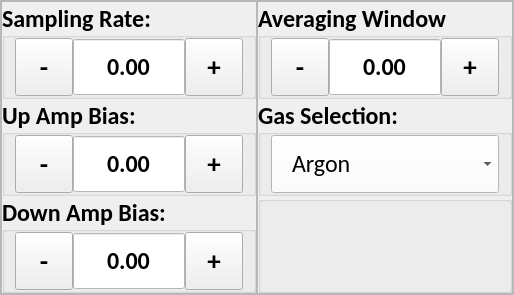
      <widget class="QWidget" name="triple_lang_c_probe">
       <layout class="QVBoxLayout" name="verticalLayout_4">
        <property name="spacing">
         <number>0</number>
        </property>
        <property name="leftMargin">
         <number>0</number>
        </property>
        <property name="topMargin">
         <number>0</number>
        </property>
        <property name="rightMargin">
         <number>0</number>
        </property>
        <property name="bottomMargin">
         <number>0</number>
        </property>
        <item>
         <widget class="QFrame" name="frame_21">
          <property name="frameShape">
           <enum>QFrame::StyledPanel</enum>
          </property>
          <property name="frameShadow">
           <enum>QFrame::Raised</enum>
          </property>
          <layout class="QHBoxLayout" name="horizontalLayout_34">
           <property name="spacing">
            <number>0</number>
           </property>
           <property name="leftMargin">
            <number>0</number>
           </property>
           <property name="topMargin">
            <number>0</number>
           </property>
           <property name="rightMargin">
            <number>0</number>
           </property>
           <property name="bottomMargin">
            <number>0</number>
           </property>
           <item>
            <widget class="QFrame" name="frame_22">
             <property name="frameShape">
              <enum>QFrame::StyledPanel</enum>
             </property>
             <property name="frameShadow">
              <enum>QFrame::Raised</enum>
             </property>
             <layout class="QVBoxLayout" name="verticalLayout_23">
              <property name="spacing">
               <number>0</number>
              </property>
              <property name="leftMargin">
               <number>0</number>
              </property>
              <property name="topMargin">
               <number>0</number>
              </property>
              <property name="rightMargin">
               <number>0</number>
              </property>
              <property name="bottomMargin">
               <number>0</number>
              </property>
              <item>
               <widget class="QGroupBox" name="tlc_sampling_rate_gb">
                <property name="font">
                 <font>
                  <family>Calibri</family>
                  <pointsize>18</pointsize>
                  <weight>75</weight>
                  <bold>true</bold>
                 </font>
                </property>
                <property name="styleSheet">
                 <string notr="true"/>
                </property>
                <property name="title">
                 <string>Sampling Rate:</string>
                </property>
                <property name="alignment">
                 <set>Qt::AlignLeading|Qt::AlignLeft|Qt::AlignVCenter</set>
                </property>
                <layout class="QHBoxLayout" name="horizontalLayout_40">
                 <property name="spacing">
                  <number>0</number>
                 </property>
                 <property name="leftMargin">
                  <number>10</number>
                 </property>
                 <property name="topMargin">
                  <number>0</number>
                 </property>
                 <property name="rightMargin">
                  <number>10</number>
                 </property>
                 <property name="bottomMargin">
                  <number>0</number>
                 </property>
                 <item>
                  <widget class="QToolButton" name="tlc_sampling_rate_minus">
                   <property name="minimumSize">
                    <size>
                     <width>58</width>
                     <height>58</height>
                    </size>
                   </property>
                   <property name="maximumSize">
                    <size>
                     <width>58</width>
                     <height>58</height>
                    </size>
                   </property>
                   <property name="font">
                    <font>
                     <pointsize>20</pointsize>
                     <weight>75</weight>
                     <bold>true</bold>
                    </font>
                   </property>
                   <property name="text">
                    <string>-</string>
                   </property>
                  </widget>
                 </item>
                 <item>
                  <widget class="QDoubleSpinBox" name="tlc_sampling_rate_input">
                   <property name="minimumSize">
                    <size>
                     <width>0</width>
                     <height>58</height>
                    </size>
                   </property>
                   <property name="maximumSize">
                    <size>
                     <width>1000</width>
                     <height>58</height>
                    </size>
                   </property>
                   <property name="font">
                    <font>
                     <family>Calibri</family>
                     <pointsize>18</pointsize>
                    </font>
                   </property>
                   <property name="focusPolicy">
                    <enum>Qt::NoFocus</enum>
                   </property>
                   <property name="layoutDirection">
                    <enum>Qt::LeftToRight</enum>
                   </property>
                   <property name="styleSheet">
                    <string notr="true">QDoubleSpinBox {
	background-color: #FFFFFF;
}</string>
                   </property>
                   <property name="alignment">
                    <set>Qt::AlignCenter</set>
                   </property>
                   <property name="readOnly">
                    <bool>true</bool>
                   </property>
                   <property name="buttonSymbols">
                    <enum>QAbstractSpinBox::NoButtons</enum>
                   </property>
                   <property name="correctionMode">
                    <enum>QAbstractSpinBox::CorrectToPreviousValue</enum>
                   </property>
                   <property name="showGroupSeparator" stdset="0">
                    <bool>false</bool>
                   </property>
                   <property name="decimals">
                    <number>2</number>
                   </property>
                   <property name="minimum">
                    <double>-10000.000000000000000</double>
                   </property>
                   <property name="maximum">
                    <double>10000.000000000000000</double>
                   </property>
                  </widget>
                 </item>
                 <item>
                  <widget class="QToolButton" name="tlc_sampling_rate_plus">
                   <property name="minimumSize">
                    <size>
                     <width>58</width>
                     <height>58</height>
                    </size>
                   </property>
                   <property name="maximumSize">
                    <size>
                     <width>16777215</width>
                     <height>58</height>
                    </size>
                   </property>
                   <property name="font">
                    <font>
                     <pointsize>20</pointsize>
                     <weight>75</weight>
                     <bold>true</bold>
                    </font>
                   </property>
                   <property name="focusPolicy">
                    <enum>Qt::NoFocus</enum>
                   </property>
                   <property name="text">
                    <string>+</string>
                   </property>
                  </widget>
                 </item>
                </layout>
               </widget>
              </item>
              <item>
               <widget class="QGroupBox" name="tlc_up_amp_bias_gb">
                <property name="font">
                 <font>
                  <family>Calibri</family>
                  <pointsize>18</pointsize>
                  <weight>75</weight>
                  <bold>true</bold>
                 </font>
                </property>
                <property name="title">
                 <string>Up Amp Bias:</string>
                </property>
                <property name="alignment">
                 <set>Qt::AlignLeading|Qt::AlignLeft|Qt::AlignVCenter</set>
                </property>
                <layout class="QHBoxLayout" name="horizontalLayout_36">
                 <property name="spacing">
                  <number>0</number>
                 </property>
                 <property name="leftMargin">
                  <number>10</number>
                 </property>
                 <property name="topMargin">
                  <number>0</number>
                 </property>
                 <property name="rightMargin">
                  <number>10</number>
                 </property>
                 <property name="bottomMargin">
                  <number>0</number>
                 </property>
                 <item>
                  <widget class="QToolButton" name="tlc_up_amp_bias_minus">
                   <property name="minimumSize">
                    <size>
                     <width>58</width>
                     <height>58</height>
                    </size>
                   </property>
                   <property name="maximumSize">
                    <size>
                     <width>58</width>
                     <height>58</height>
                    </size>
                   </property>
                   <property name="font">
                    <font>
                     <pointsize>20</pointsize>
                     <weight>75</weight>
                     <bold>true</bold>
                    </font>
                   </property>
                   <property name="text">
                    <string>-</string>
                   </property>
                  </widget>
                 </item>
                 <item>
                  <widget class="QDoubleSpinBox" name="tlc_up_amp_bias_input">
                   <property name="minimumSize">
                    <size>
                     <width>0</width>
                     <height>58</height>
                    </size>
                   </property>
                   <property name="maximumSize">
                    <size>
                     <width>1000</width>
                     <height>58</height>
                    </size>
                   </property>
                   <property name="font">
                    <font>
                     <family>Calibri</family>
                     <pointsize>18</pointsize>
                    </font>
                   </property>
                   <property name="styleSheet">
                    <string notr="true">QDoubleSpinBox {
	background-color: #FFFFFF;
}</string>
                   </property>
                   <property name="alignment">
                    <set>Qt::AlignCenter</set>
                   </property>
                   <property name="readOnly">
                    <bool>true</bool>
                   </property>
                   <property name="buttonSymbols">
                    <enum>QAbstractSpinBox::NoButtons</enum>
                   </property>
                   <property name="correctionMode">
                    <enum>QAbstractSpinBox::CorrectToPreviousValue</enum>
                   </property>
                   <property name="showGroupSeparator" stdset="0">
                    <bool>false</bool>
                   </property>
                   <property name="decimals">
                    <number>2</number>
                   </property>
                   <property name="minimum">
                    <double>-10000.000000000000000</double>
                   </property>
                   <property name="maximum">
                    <double>10000.000000000000000</double>
                   </property>
                  </widget>
                 </item>
                 <item>
                  <widget class="QToolButton" name="tlc_up_amp_bias_plus">
                   <property name="minimumSize">
                    <size>
                     <width>58</width>
                     <height>58</height>
                    </size>
                   </property>
                   <property name="maximumSize">
                    <size>
                     <width>16777215</width>
                     <height>58</height>
                    </size>
                   </property>
                   <property name="font">
                    <font>
                     <pointsize>20</pointsize>
                     <weight>75</weight>
                     <bold>true</bold>
                    </font>
                   </property>
                   <property name="focusPolicy">
                    <enum>Qt::NoFocus</enum>
                   </property>
                   <property name="text">
                    <string>+</string>
                   </property>
                  </widget>
                 </item>
                </layout>
               </widget>
              </item>
              <item>
               <widget class="QGroupBox" name="tlc_down_amp_bias_gb">
                <property name="font">
                 <font>
                  <family>Calibri</family>
                  <pointsize>18</pointsize>
                  <weight>75</weight>
                  <bold>true</bold>
                 </font>
                </property>
                <property name="styleSheet">
                 <string notr="true"/>
                </property>
                <property name="title">
                 <string>Down Amp Bias:</string>
                </property>
                <property name="alignment">
                 <set>Qt::AlignLeading|Qt::AlignLeft|Qt::AlignVCenter</set>
                </property>
                <layout class="QHBoxLayout" name="horizontalLayout_57">
                 <property name="spacing">
                  <number>0</number>
                 </property>
                 <property name="leftMargin">
                  <number>10</number>
                 </property>
                 <property name="topMargin">
                  <number>0</number>
                 </property>
                 <property name="rightMargin">
                  <number>10</number>
                 </property>
                 <property name="bottomMargin">
                  <number>0</number>
                 </property>
                 <item alignment="Qt::AlignTop">
                  <widget class="QToolButton" name="tlc_down_amp_bias_minus">
                   <property name="minimumSize">
                    <size>
                     <width>58</width>
                     <height>58</height>
                    </size>
                   </property>
                   <property name="maximumSize">
                    <size>
                     <width>58</width>
                     <height>58</height>
                    </size>
                   </property>
                   <property name="font">
                    <font>
                     <pointsize>20</pointsize>
                     <weight>75</weight>
                     <bold>true</bold>
                    </font>
                   </property>
                   <property name="text">
                    <string>-</string>
                   </property>
                  </widget>
                 </item>
                 <item alignment="Qt::AlignTop">
                  <widget class="QDoubleSpinBox" name="tlc_down_amp_bias_input">
                   <property name="minimumSize">
                    <size>
                     <width>0</width>
                     <height>58</height>
                    </size>
                   </property>
                   <property name="maximumSize">
                    <size>
                     <width>1000</width>
                     <height>58</height>
                    </size>
                   </property>
                   <property name="font">
                    <font>
                     <family>Calibri</family>
                     <pointsize>18</pointsize>
                    </font>
                   </property>
                   <property name="focusPolicy">
                    <enum>Qt::NoFocus</enum>
                   </property>
                   <property name="layoutDirection">
                    <enum>Qt::LeftToRight</enum>
                   </property>
                   <property name="styleSheet">
                    <string notr="true">QDoubleSpinBox {
	background-color: #FFFFFF;
}</string>
                   </property>
                   <property name="alignment">
                    <set>Qt::AlignCenter</set>
                   </property>
                   <property name="readOnly">
                    <bool>true</bool>
                   </property>
                   <property name="buttonSymbols">
                    <enum>QAbstractSpinBox::NoButtons</enum>
                   </property>
                   <property name="correctionMode">
                    <enum>QAbstractSpinBox::CorrectToPreviousValue</enum>
                   </property>
                   <property name="showGroupSeparator" stdset="0">
                    <bool>false</bool>
                   </property>
                   <property name="decimals">
                    <number>2</number>
                   </property>
                   <property name="minimum">
                    <double>-10000.000000000000000</double>
                   </property>
                   <property name="maximum">
                    <double>10000.000000000000000</double>
                   </property>
                  </widget>
                 </item>
                 <item alignment="Qt::AlignTop">
                  <widget class="QToolButton" name="tlc_down_amp_bias_plus">
                   <property name="minimumSize">
                    <size>
                     <width>58</width>
                     <height>58</height>
                    </size>
                   </property>
                   <property name="maximumSize">
                    <size>
                     <width>16777215</width>
                     <height>58</height>
                    </size>
                   </property>
                   <property name="font">
                    <font>
                     <pointsize>20</pointsize>
                     <weight>75</weight>
                     <bold>true</bold>
                    </font>
                   </property>
                   <property name="focusPolicy">
                    <enum>Qt::NoFocus</enum>
                   </property>
                   <property name="text">
                    <string>+</string>
                   </property>
                  </widget>
                 </item>
                </layout>
               </widget>
              </item>
             </layout>
            </widget>
           </item>
           <item>
            <widget class="QFrame" name="frame_23">
             <property name="frameShape">
              <enum>QFrame::StyledPanel</enum>
             </property>
             <property name="frameShadow">
              <enum>QFrame::Raised</enum>
             </property>
             <layout class="QVBoxLayout" name="verticalLayout_24">
              <property name="spacing">
               <number>0</number>
              </property>
              <property name="leftMargin">
               <number>0</number>
              </property>
              <property name="topMargin">
               <number>0</number>
              </property>
              <property name="rightMargin">
               <number>0</number>
              </property>
              <property name="bottomMargin">
               <number>0</number>
              </property>
              <item>
               <widget class="QGroupBox" name="tlc_avg_window_gb">
                <property name="font">
                 <font>
                  <family>Calibri</family>
                  <pointsize>18</pointsize>
                  <weight>75</weight>
                  <bold>true</bold>
                 </font>
                </property>
                <property name="styleSheet">
                 <string notr="true"/>
                </property>
                <property name="title">
                 <string>Averaging Window</string>
                </property>
                <property name="alignment">
                 <set>Qt::AlignLeading|Qt::AlignLeft|Qt::AlignVCenter</set>
                </property>
                <layout class="QHBoxLayout" name="horizontalLayout_50">
                 <property name="spacing">
                  <number>0</number>
                 </property>
                 <property name="leftMargin">
                  <number>10</number>
                 </property>
                 <property name="topMargin">
                  <number>0</number>
                 </property>
                 <property name="rightMargin">
                  <number>10</number>
                 </property>
                 <property name="bottomMargin">
                  <number>0</number>
                 </property>
                 <item>
                  <widget class="QToolButton" name="tlc_avg_window_minus">
                   <property name="minimumSize">
                    <size>
                     <width>58</width>
                     <height>58</height>
                    </size>
                   </property>
                   <property name="maximumSize">
                    <size>
                     <width>58</width>
                     <height>58</height>
                    </size>
                   </property>
                   <property name="font">
                    <font>
                     <pointsize>20</pointsize>
                     <weight>75</weight>
                     <bold>true</bold>
                    </font>
                   </property>
                   <property name="text">
                    <string>-</string>
                   </property>
                  </widget>
                 </item>
                 <item>
                  <widget class="QDoubleSpinBox" name="tlc_avg_window_input">
                   <property name="minimumSize">
                    <size>
                     <width>0</width>
                     <height>58</height>
                    </size>
                   </property>
                   <property name="maximumSize">
                    <size>
                     <width>1000</width>
                     <height>58</height>
                    </size>
                   </property>
                   <property name="font">
                    <font>
                     <family>Calibri</family>
                     <pointsize>18</pointsize>
                    </font>
                   </property>
                   <property name="focusPolicy">
                    <enum>Qt::NoFocus</enum>
                   </property>
                   <property name="layoutDirection">
                    <enum>Qt::LeftToRight</enum>
                   </property>
                   <property name="styleSheet">
                    <string notr="true">QDoubleSpinBox {
	background-color: #FFFFFF;
}</string>
                   </property>
                   <property name="alignment">
                    <set>Qt::AlignCenter</set>
                   </property>
                   <property name="readOnly">
                    <bool>true</bool>
                   </property>
                   <property name="buttonSymbols">
                    <enum>QAbstractSpinBox::NoButtons</enum>
                   </property>
                   <property name="correctionMode">
                    <enum>QAbstractSpinBox::CorrectToPreviousValue</enum>
                   </property>
                   <property name="showGroupSeparator" stdset="0">
                    <bool>false</bool>
                   </property>
                   <property name="decimals">
                    <number>2</number>
                   </property>
                   <property name="minimum">
                    <double>-10000.000000000000000</double>
                   </property>
                   <property name="maximum">
                    <double>10000.000000000000000</double>
                   </property>
                  </widget>
                 </item>
                 <item>
                  <widget class="QToolButton" name="tlc_avg_window_plus">
                   <property name="minimumSize">
                    <size>
                     <width>58</width>
                     <height>58</height>
                    </size>
                   </property>
                   <property name="maximumSize">
                    <size>
                     <width>16777215</width>
                     <height>58</height>
                    </size>
                   </property>
                   <property name="font">
                    <font>
                     <pointsize>20</pointsize>
                     <weight>75</weight>
                     <bold>true</bold>
                    </font>
                   </property>
                   <property name="focusPolicy">
                    <enum>Qt::NoFocus</enum>
                   </property>
                   <property name="text">
                    <string>+</string>
                   </property>
                  </widget>
                 </item>
                </layout>
               </widget>
              </item>
              <item>
               <widget class="QGroupBox" name="tlc_gas_select_gb">
                <property name="font">
                 <font>
                  <family>Calibri</family>
                  <pointsize>18</pointsize>
                  <weight>75</weight>
                  <bold>true</bold>
                 </font>
                </property>
                <property name="styleSheet">
                 <string notr="true"/>
                </property>
                <property name="title">
                 <string>Gas Selection:</string>
                </property>
                <property name="alignment">
                 <set>Qt::AlignLeading|Qt::AlignLeft|Qt::AlignVCenter</set>
                </property>
                <layout class="QVBoxLayout" name="verticalLayout_28">
                 <property name="spacing">
                  <number>0</number>
                 </property>
                 <property name="leftMargin">
                  <number>10</number>
                 </property>
                 <property name="topMargin">
                  <number>0</number>
                 </property>
                 <property name="rightMargin">
                  <number>10</number>
                 </property>
                 <property name="bottomMargin">
                  <number>0</number>
                 </property>
                 <item>
                  <widget class="QComboBox" name="tlc_gas_select_cb">
                   <property name="minimumSize">
                    <size>
                     <width>0</width>
                     <height>58</height>
                    </size>
                   </property>
                   <property name="maximumSize">
                    <size>
                     <width>1000</width>
                     <height>58</height>
                    </size>
                   </property>
                   <property name="font">
                    <font>
                     <family>Calibri</family>
                     <pointsize>18</pointsize>
                     <weight>50</weight>
                     <bold>false</bold>
                    </font>
                   </property>
                   <property name="cursor">
                    <cursorShape>PointingHandCursor</cursorShape>
                   </property>
                   <property name="styleSheet">
                    <string notr="true">QComboBox {
	background-color: #FFFFFF;
	padding-left: 20px;
	text-align: left;
}

QComboBox:focus {
    outline: none; 
    border: 1px solid gray;
}

QComboBox QAbstractItemView {
    selection-background-color: white;
    selection-color: black; 
}
</string>
                   </property>
                   <property name="frame">
                    <bool>true</bool>
                   </property>
                   <item>
                    <property name="text">
                     <string>Argon</string>
                    </property>
                   </item>
                   <item>
                    <property name="text">
                     <string>Helium</string>
                    </property>
                   </item>
                   <item>
                    <property name="text">
                     <string>Nitrogen</string>
                    </property>
                   </item>
                   <item>
                    <property name="text">
                     <string>CO2</string>
                    </property>
                   </item>
                   <item>
                    <property name="text">
                     <string>Oxygen</string>
                    </property>
                   </item>
                   <item>
                    <property name="text">
                     <string>Hydrogen</string>
                    </property>
                   </item>
                  </widget>
                 </item>
                </layout>
               </widget>
              </item>
              <item>
               <widget class="QGroupBox" name="filler">
                <property name="font">
                 <font>
                  <family>Calibri</family>
                  <pointsize>18</pointsize>
                  <weight>75</weight>
                  <bold>true</bold>
                 </font>
                </property>
                <property name="styleSheet">
                 <string notr="true"/>
                </property>
                <property name="title">
                 <string/>
                </property>
                <property name="alignment">
                 <set>Qt::AlignLeading|Qt::AlignLeft|Qt::AlignVCenter</set>
                </property>
                <layout class="QVBoxLayout" name="verticalLayout_30">
                 <property name="spacing">
                  <number>0</number>
                 </property>
                 <property name="leftMargin">
                  <number>10</number>
                 </property>
                 <property name="topMargin">
                  <number>0</number>
                 </property>
                 <property name="rightMargin">
                  <number>10</number>
                 </property>
                 <property name="bottomMargin">
                  <number>0</number>
                 </property>
                </layout>
               </widget>
              </item>
             </layout>
            </widget>
           </item>
          </layout>
         </widget>
        </item>
       </layout>
      </widget>
